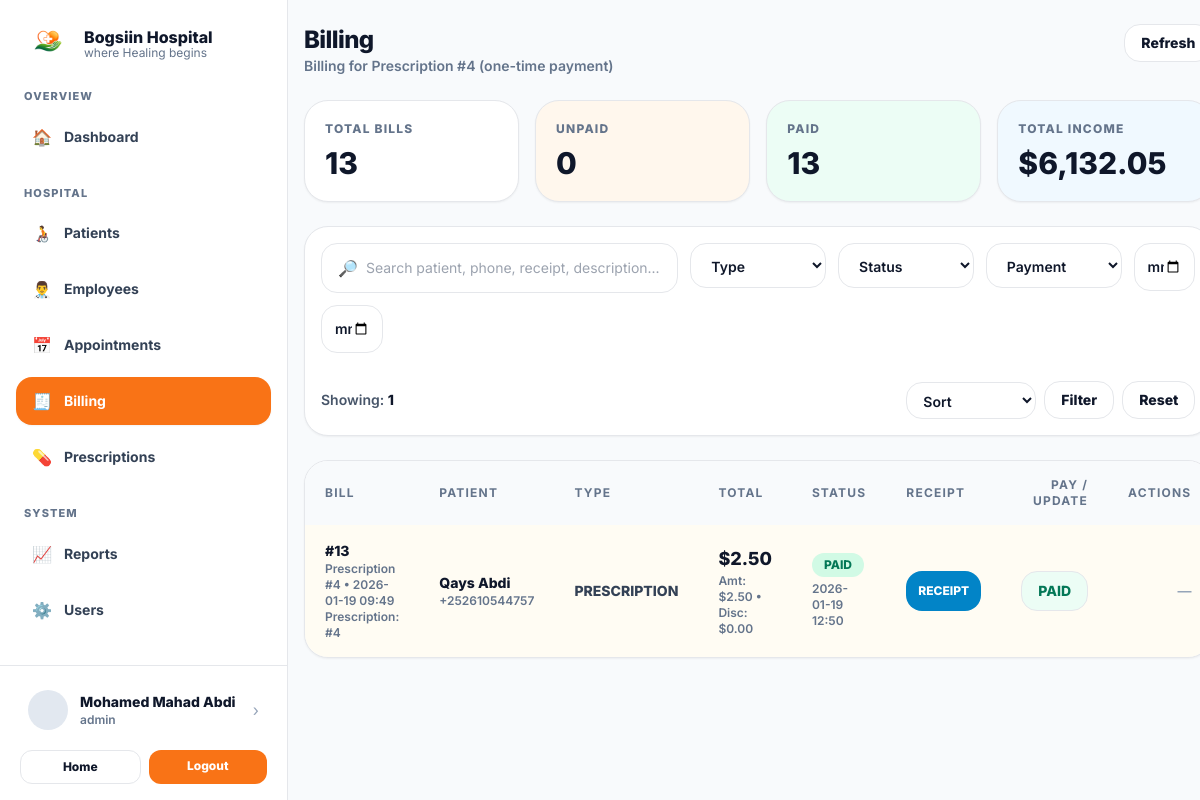
Screenshot of /billing/view.php?prescription_id=4 (signed in) with the database file from the repository.
### tables this page shows
CREATE TABLE `bills` (
  `id` int(11) NOT NULL,
  `appointment_id` int(11) DEFAULT NULL,
  `patient_id` int(11) NOT NULL,
  `employee_id` int(11) DEFAULT NULL,
  `prescription_id` int(11) DEFAULT NULL,
  `bill_type` enum('CONSULTATION','PRESCRIPTION','SURGERY','OTHER') NOT NULL DEFAULT 'OTHER',
  `description` varchar(255) DEFAULT NULL,
  `amount` decimal(10,2) NOT NULL DEFAULT 0.00,
  `discount` decimal(10,2) NOT NULL DEFAULT 0.00,
  `total` decimal(10,2) NOT NULL DEFAULT 0.00,
  `status` enum('UNPAID','PAID') NOT NULL DEFAULT 'UNPAID',
  `payment_method` enum('CASH','EVCPLUS','CARD','BANK') DEFAULT NULL,
  `receipt_no` varchar(40) DEFAULT NULL,
  `paid_at` datetime DEFAULT NULL,
  `created_at` timestamp NOT NULL DEFAULT current_timestamp()
);

CREATE TABLE `patients` (
  `id` int(11) NOT NULL,
  `patient_code` varchar(30) DEFAULT NULL,
  `full_name` varchar(120) NOT NULL,
  `gender` enum('Male','Female') NOT NULL,
  `date_of_birth` date DEFAULT NULL,
  `phone` varchar(30) DEFAULT NULL,
  `address` text DEFAULT NULL,
  `emergency_contact_name` varchar(120) DEFAULT NULL,
  `emergency_contact_phone` varchar(30) DEFAULT NULL,
  `created_at` timestamp NOT NULL DEFAULT current_timestamp()
);

### billing/view.php (the view, shortened to what this page needs)
<?php
require_once __DIR__ . "/../includes/db.php";
function h($s){ return htmlspecialchars((string)$s, ENT_QUOTES, 'UTF-8'); }
function ensure_prescription_bill(PDO $pdo, int $prescriptionId): ?int {
  $chk = $pdo->prepare("SELECT id, status FROM bills WHERE prescription_id=? AND bill_type='PRESCRIPTION' LIMIT 1");
  $chk->execute([$prescriptionId]);
  $row = $chk->fetch(PDO::FETCH_ASSOC);
  if ($row) return (int)$row["id"];
  return (int)$pdo->lastInsertId();
}
$prescription_id = (int)($_GET["prescription_id"] ?? 0);
$focusBillId = null;
if ($prescription_id > 0) {
  $focusBillId = ensure_prescription_bill($pdo, $prescription_id);
}
$q = trim($_GET["q"] ?? "");
$from = trim($_GET["from"] ?? "");
$to = trim($_GET["to"] ?? "");
$sort = trim($_GET["sort"] ?? "");
$where = [];
$params = [];
if ($prescription_id > 0) {
  $where[] = "b.prescription_id = :presc_id";
  $params[":presc_id"] = $prescription_id;
}
$whereSql = $where ? ("WHERE ".implode(" AND ", $where)) : "";
$allowedSort = [
  'id_asc' => 'b.id ASC',
  'id_desc' => 'b.id DESC',
  'patient_asc' => 'p.full_name ASC',
  'patient_desc' => 'p.full_name DESC',
  'created_asc' => 'b.created_at ASC',
  'created_desc' => 'b.created_at DESC',
];
$orderBy = $allowedSort[$sort] ?? 'b.created_at DESC';
$totalBills = (int)$pdo->query("SELECT COUNT(*) FROM bills")->fetchColumn();
$unpaidBills = (int)$pdo->query("SELECT COUNT(*) FROM bills WHERE status='UNPAID'")->fetchColumn();
$paidBills = (int)$pdo->query("SELECT COUNT(*) FROM bills WHERE status='PAID'")->fetchColumn();
$incomeTotal = (float)$pdo->query("SELECT COALESCE(SUM(total),0) FROM bills WHERE status='PAID'")->fetchColumn();
$sql = "
  SELECT
    b.*,
    p.full_name AS patient_name, p.phone AS patient_phone,
    e.full_name AS employee_name, e.job_title
  FROM bills b
  JOIN patients p ON p.id=b.patient_id
  LEFT JOIN employees e ON e.id=b.employee_id
  $whereSql
  ORDER BY " . $orderBy . "
  LIMIT 300
";
$stmt = $pdo->prepare($sql);
$stmt->execute($params);
$rows = $stmt->fetchAll(PDO::FETCH_ASSOC) ?: [];
include_once __DIR__ . "/../includes/header.php";
?>
 <div class="min-h-screen bg-slate-50 md:pl-72">
<div class="md:flex min-h-screen">
  <?php include __DIR__ . "/../includes/sidebar.php"; ?>
  <div class="flex-1">
    <div class="mx-auto max-w-6xl px-4 py-6">
      <div class="flex flex-col gap-4 md:flex-row md:items-start md:justify-between">
        <div>
          <div class="text-2xl font-extrabold tracking-tight">Billing</div>
          <div class="text-sm font-semibold text-slate-500">
            <?php if ($prescription_id>0): ?>
              Billing for Prescription #<?php echo (int)$prescription_id; ?> (one-time payment)
            <?php else: ?>
              Walk-in & general billing (no appointment required)
            <?php endif; ?>
          </div>
        </div>
        <div class="flex items-center gap-2">
          <a href="/hospital/billing/view.php" class="rounded-2xl border bg-white px-4 py-2 text-sm font-extrabold hover:bg-slate-50">Refresh</a>
        </div>
      </div>
      <section class="mt-6 grid gap-4 md:grid-cols-4">
        <div class="rounded-3xl border bg-white p-5 shadow-sm">
          <div class="text-xs font-extrabold tracking-widest text-slate-500">TOTAL BILLS</div>
          <div class="mt-2 text-3xl font-extrabold"><?php echo $totalBills; ?></div>
        </div>
        <div class="rounded-3xl border bg-orange-50 p-5 shadow-sm">
          <div class="text-xs font-extrabold tracking-widest text-slate-500">UNPAID</div>
          <div class="mt-2 text-3xl font-extrabold"><?php echo $unpaidBills; ?></div>
        </div>
        <div class="rounded-3xl border bg-emerald-50 p-5 shadow-sm">
          <div class="text-xs font-extrabold tracking-widest text-slate-500">PAID</div>
          <div class="mt-2 text-3xl font-extrabold"><?php echo $paidBills; ?></div>
        </div>
        <div class="rounded-3xl border bg-sky-50 p-5 shadow-sm">
          <div class="text-xs font-extrabold tracking-widest text-slate-500">TOTAL INCOME</div>
          <div class="mt-2 text-3xl font-extrabold">$<?php echo number_format($incomeTotal, 2); ?></div>
        </div>
      </section>
      <section class="mt-6 rounded-3xl border bg-white p-4 shadow-sm">
        <form class="grid gap-3 lg:grid-cols-12" method="GET">
          <div class="lg:col-span-5">
            <div class="flex items-center gap-2 rounded-2xl border bg-white px-4 py-3">
              <span class="text-slate-400">🔎</span>
              <input name="q" value="<?php echo h($q); ?>"
                class="w-full bg-transparent text-sm outline-none"
                placeholder="Search patient, phone, receipt, description..." />
            </div>
          </div>
          <div class="lg:col-span-2">
            <select name="type" class="w-full rounded-2xl border bg-white px-4 py-3 text-sm font-semibold outline-none">
              <option value="">Type</option>
            </select>
          </div>
          <div class="lg:col-span-2">
            <select name="st" class="w-full rounded-2xl border bg-white px-4 py-3 text-sm font-semibold outline-none">
              <option value="">Status</option>
            </select>
          </div>
          <div class="lg:col-span-2">
            <select name="pm" class="w-full rounded-2xl border bg-white px-4 py-3 text-sm font-semibold outline-none">
              <option value="">Payment</option>
            </select>
          </div>
          <div class="lg:col-span-1">
            <input type="date" name="from" value="<?php echo h($from); ?>"
              class="w-full rounded-2xl border bg-white px-3 py-3 text-sm font-semibold outline-none">
          </div>
          <div class="lg:col-span-1">
            <input type="date" name="to" value="<?php echo h($to); ?>"
              class="w-full rounded-2xl border bg-white px-3 py-3 text-sm font-semibold outline-none">
          </div>
          <div class="lg:col-span-12 flex items-center justify-between pt-1 text-sm">
            <div class="font-semibold text-slate-600">Showing:
              <span class="font-extrabold text-slate-900"><?php echo count($rows); ?></span>
            </div>
            <div class="flex items-center gap-2">
              <select name="sort" class="rounded-2xl border bg-white px-3 py-2 text-sm font-semibold outline-none">
                <option value="">Sort</option>
              </select>
              <button class="rounded-2xl border bg-white px-4 py-2 text-sm font-extrabold hover:bg-slate-50" type="submit">Filter</button>
              <a href="<?php echo $prescription_id>0 ? "/hospital/billing/view.php?prescription_id=".$prescription_id : "/hospital/billing/view.php"; ?>"
                 class="rounded-2xl border bg-white px-4 py-2 text-sm font-extrabold hover:bg-slate-50">Reset</a>
            </div>
          </div>
        </form>
      </section>
      <section class="mt-6 rounded-3xl border bg-white shadow-sm overflow-hidden">
        <div class="overflow-x-auto">
          <table class="w-full text-left text-sm">
           <thead class="bg-slate-50 text-xs font-extrabold tracking-widest text-slate-500">
  <tr>
    <th class="px-5 py-4">BILL</th>
    <th class="px-5 py-4">PATIENT</th>
    <th class="px-5 py-4">TYPE</th>
    <th class="px-5 py-4">TOTAL</th>
    <th class="px-5 py-4">STATUS</th>
    <th class="px-5 py-4">RECEIPT</th>
    <th class="px-5 py-4 text-right">PAY / UPDATE</th>
    <th class="px-5 py-4 text-right">ACTIONS</th>
  </tr>
</thead>
            <tbody class="divide-y">
              <?php if (!$rows): ?>
                <tr><td colspan="7" class="px-5 py-10 text-center text-slate-500 font-semibold">No bills found.</td></tr>
              <?php else: ?>
                <?php foreach ($rows as $r): ?>
                  <?php
                    $badge = ($r["status"] === "PAID") ? "bg-emerald-100 text-emerald-700" : "bg-orange-100 text-orange-700";
                    $receipt = $r["receipt_no"] ?? "";
                    $isPaid = (($r["status"] ?? "") === "PAID");
                  ?>
                  <tr class="hover:bg-slate-50/60 <?php echo ($focusBillId && (int)$r["id"]===$focusBillId) ? "bg-amber-50/60" : ""; ?>">
                    <td class="px-5 py-4">
                      <div class="font-extrabold text-slate-900">#<?php echo (int)$r["id"]; ?></div>
                      <div class="text-xs font-semibold text-slate-500">
                        <?php echo h($r["description"] ?? "—"); ?>
                        • <?php echo h(date("Y-m-d H:i", strtotime($r["created_at"]))); ?>
                      </div>
                      <?php if (!empty($r["prescription_id"])): ?>
                        <div class="text-xs font-semibold text-slate-500">Prescription: #<?php echo (int)$r["prescription_id"]; ?></div>
                      <?php endif; ?>
                    </td>
                    <td class="px-5 py-4">
                      <div class="font-extrabold text-slate-900"><?php echo h($r["patient_name"]); ?></div>
                      <div class="text-xs font-semibold text-slate-500"><?php echo h($r["patient_phone"] ?? "-"); ?></div>
                    </td>
                    <td class="px-5 py-4 font-extrabold text-slate-700"><?php echo h($r["bill_type"]); ?></td>
                    <td class="px-5 py-4">
                      <div class="text-lg font-extrabold text-slate-900">$<?php echo number_format((float)$r["total"], 2); ?></div>
                      <div class="text-xs font-semibold text-slate-500">
                        Amt: $<?php echo number_format((float)$r["amount"], 2); ?>
                        • Disc: $<?php echo number_format((float)$r["discount"], 2); ?>
                      </div>
                    </td>
                    <td class="px-5 py-4">
                      <span class="inline-flex rounded-full px-3 py-1 text-xs font-extrabold <?php echo $badge; ?>">
                        <?php echo h($r["status"]); ?>
                      </span>
                      <?php if (!empty($r["paid_at"])): ?>
                        <div class="mt-1 text-xs font-semibold text-slate-500">
                          <?php echo h(date("Y-m-d H:i", strtotime($r["paid_at"]))); ?>
                        </div>
                      <?php endif; ?>
                    </td>
                   <td class="px-5 py-4">
  <?php if ($isPaid && $receipt): ?>
    <a href="/hospital/billing/receipt.php?id=<?php echo (int)$r["id"]; ?>" target="_blank"
       class="grid h-10 place-items-center rounded-2xl bg-sky-600 px-3 text-xs font-extrabold text-white hover:bg-sky-700">
      RECEIPT
    </a>
  <?php else: ?>
    <span class="text-sm font-semibold text-slate-400">—</span>
  <?php endif; ?>
</td>
                    <td class="px-5 py-4">
                      <div class="flex justify-end gap-2">
                        <?php if ($isPaid): ?>
                          <span class="inline-flex h-10 items-center rounded-2xl border bg-emerald-50 px-4 py-2 text-sm font-extrabold text-emerald-700">PAID</span>
                        <?php endif; ?>
                      </div>
                    </td>
                    <td class="px-5 py-4 text-right">
  <?php if (!$isPaid): ?>
    <div class="flex justify-end gap-2">
      <button type="button"
  class="grid h-10 w-10 place-items-center rounded-2xl border bg-white hover:bg-slate-50"
  data-id="<?php echo (int)$r['id']; ?>"
  data-type="<?php echo h($r['bill_type'] ?? ''); ?>"
  data-description="<?php echo h($r['description']); ?>"
  data-amount="<?php echo h((float)$r['amount']); ?>"
  data-discount="<?php echo h((float)$r['discount']); ?>">
  ✏️
</button>
      <form method="POST" class="inline" onsubmit="return confirm('Are you sure you want to delete this bill?');">
        <input type="hidden" name="action" value="delete_bill">
        <input type="hidden" name="id" value="<?php echo (int)$r['id']; ?>">
        <button type="submit" name="submit_delete"
          class="grid h-10 w-10 place-items-center rounded-2xl border border-rose-200 bg-rose-50 hover:bg-rose-100">
          🗑️
        </button>
      </form>
    </div>
  <?php else: ?>
    <span class="text-sm font-semibold text-slate-400">—</span>
  <?php endif; ?>
</td>
                  </tr>
                <?php endforeach; ?>
              <?php endif; ?>
            </tbody>
          </table>
        </div>
      </section>
    </div>
  </div>
</div>

### includes/header.php (style rules this page uses)
body { font-family: Inter, system-ui, -apple-system, Segoe UI, Roboto, Arial, sans-serif; }

### rows the page displays
bills: id "13", description "Prescription #4", created_at "2026-01-19 09:49", prescription "4", patient.full_name "Qays Abdi", patient.phone "+252610544757", bill_type "PRESCRIPTION", total "2.50", amount "2.50", discount "0.00", status "PAID", paid_at "2026-01-19 12:50"

### other values shown
$u["full_name"] "Mohamed Mahad Abdi"
$role "admin"
$prescription_id "4"
$totalBills "13"
$unpaidBills "0"
$paidBills "13"
$incomeTotal "6,132.05"
count($rows) "1"
